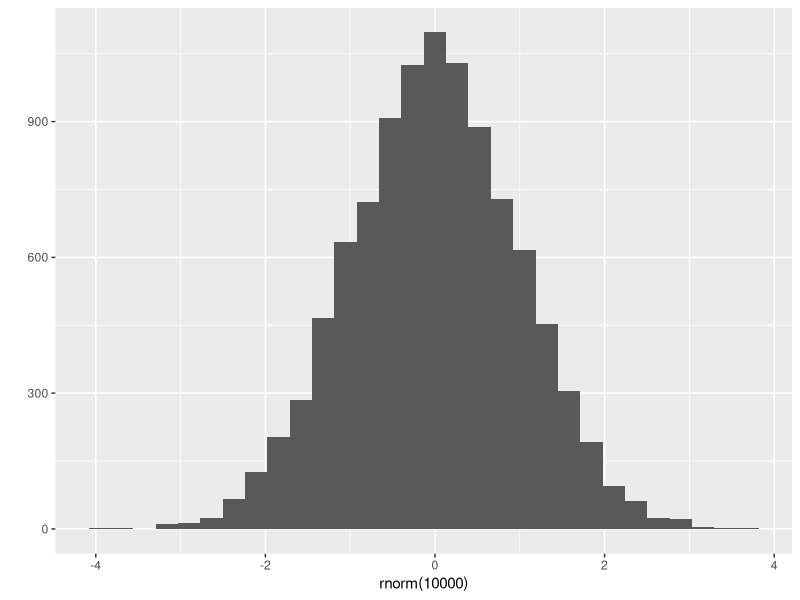
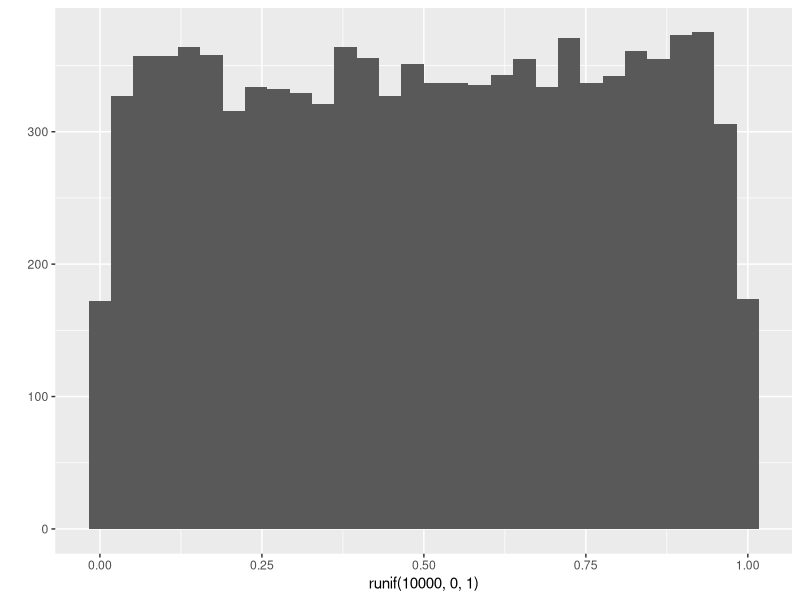

The R source for these figures, in order:
## ---- chunk 1
suppressMessages(library(tidyverse))
## ---- chunk 2
# store a number to a variable named `a`
a <- 0.2
## ---- chunk 3
# print a
a
## ---- chunk 4
# store a vector to a variable named `b`
b <- c(1,4,9)
## ---- chunk 5
# print b
b
## ---- chunk 6
z <- 5
i <- (z * 2 + 45)/2
i
## ---- chunk 7
typeof(c(1,2,3))
## ---- chunk 8
length(c(1,2,3))
## ---- chunk 9
attributes(c(1,2,3))
## ---- chunk 10
a <- c(x=1,y=2,z=3)   # when creating
names(a)
## ---- chunk 11
names(a) <- c("l", "m", "n")   # by modifying existing names
a
## ---- chunk 12
attributes(a)    # names are attributes
## ---- chunk 13
attributes(mtcars)
## ---- chunk 14
v <- c(4, 7, 23.5, 76.2, 80, "rrt")
v
## ---- chunk 15
typeof(v)
## ---- chunk 16
sum(c(TRUE, FALSE, TRUE))
## ---- chunk 17
a <- c(1,2,3)
a
b <- as.character(a)
b
## ---- chunk 18
u <- c(4, 6, NA, 2)
u
## ---- chunk 19
k <- c(TRUE, FALSE, FALSE, NA, TRUE)
k
## ---- chunk 20
# we can manually type the element of a vector using c()
a <- c(1,2,3,4,5)
a
## ---- chunk 21
# c() also combine vectors
a <- c(1,2,3)
b <- c(4,5,6)
c <- c(a, b)
c
## ---- chunk 22
# k:n generates a vector whose elements are the sequence of numbers from k to n
1:10
## ---- chunk 23
# seq() generates regular sequence
# seq(from, to)
seq(1, 10)
## ---- chunk 24
# seq(from, to, by)
seq(1, 10, 2)
## ---- chunk 25
# rep(x, times) replicates the values in x multiple times
# x can be a number or vector
# replicates 1 5 times
rep(1, 5)
## ---- chunk 26
# replicates c(1, 2) 5 times
rep(c(1,2), 5)
## ---- chunk 27
# each element of c(1,2) is repeated 5 times
rep(c(1,2), each = 5)
## ---- chunk 28
# rnorm(n, mean = 0, sd = 1) generates a vector of n random samples 
# from a normal distribution with specific mean and sd. 
rnorm(100)
## ---- chunk 29
qplot(rnorm(10000))
## ---- chunk 30
# runif(n, min, max) generates a vector of n random samples 
# from a uniform distribution whose limits are min and max. 
runif(100, 0, 1)
## ---- chunk 31
qplot(runif(10000, 0, 1))
## ---- chunk 32
x <- c(2,3,4,5,6,7)
x[c(3,1)]
## ---- chunk 33
x[-c(3,1)]
## ---- chunk 34
x[c(TRUE, TRUE, FALSE, FALSE, TRUE, TRUE)]
## ---- chunk 35
x > 3
## ---- chunk 36
# This is called a logical indexing, which is a very powerful tool.
# > : greater than (Logical Operators)
x[x > 3]   
## ---- chunk 37
x[x > 3 & x < 5]
## ---- chunk 38
# %in% operator 
# v1 %in% v2 returns a logical vector indicating 
# whether the elements of v1 are included in v2. 
c(1,2,3) %in% c(2,3,4,5,6)
## ---- chunk 39
a <- c(1,2,3,4,5)
a
## ---- chunk 40
# we replace an element of a vector using the indexing and assignment operators. 
a[3] <- 100
a
## ---- chunk 41
a[c(1,5)] <- 100
a
## ---- chunk 42
a <- c(1,2,3,NA,5,6,NA)
a
## ---- chunk 43
# is.na indicates which elements are missing
is.na(a)  # returns TRUE when missing
## ---- chunk 44
# Type conversion: TRUE and FALSE will be converted into 1 and 0, respectively. 
# This expression answers the question: How many NSs are in a?
sum(is.na(a))
## ---- chunk 45
# !x = not x (negation)
!is.na(a)  # returns TRUE when not missing
## ---- chunk 46
# This expression answers the question: How many non-NSs are in a?
sum(!is.na(a))
## ---- chunk 47
# logical indexing
a[is.na(a)] <- 999
a
## ---- chunk 48
# create a vector with names
a <- c(x = 1, y = 2, z = 3)
a
## ---- chunk 49
# named vector can be indexed using their names
a[c("x", "z")]
## ---- chunk 50
# R uses a "recycling rule" by repeating the shorter vector
# In this example, R recycled c(TRUE, FALSE) to produce c(TRUE, FALSE, TRUE, FALSE)
i <- c(TRUE, FALSE)
a <- c(1,2,3,4)
a[i]
## ---- chunk 51
# R uses a "recycling rule" by repeating the shorter vector
v1 <- c(4,5,6,7)
v2 <- c(10,10)
v1+v2
## ---- chunk 52
# sort(x, decreasing = FALSE) 
# By default, sort() sorts ascending order.
sort(c(5,6,4))
## ---- chunk 53
# sorts into descending order
sort(c(5,6,4), decreasing = TRUE)
## ---- chunk 54
# rev() provides a reversed version of its argument
rev(c(5,6,4))
## ---- chunk 55
# rank() returns the sample ranks of the elements in a vector
rank(c(5,6,4))
## ---- chunk 56
# order() returns a permutation which rearranges 
# its first argument into ascending or descending order. 
# What this means is order(c(5,6,4)) 
# 1) first sorts a vector in ascending order to produce c(4,5,6)
# 2) and returns the indices of the sorted element in the original vector. 
# e.g., we have 3 first b/c the index of 4 in the original vector is 3
# e.g., we have 1 first b/c the index of 5 in the original vector is 1
# e.g., we have 2 first b/c the index of 6 in the original vector is 2
order(c(5,6,4))
## ---- chunk 57
# We use order() to sort a vector or dataframe
a <- c(5,6,4)
a[order(a)]
## ---- chunk 58
# sort a dataframe
head(mtcars[order(mtcars$mpg), ])
## ---- chunk 59
v <- c(1,4,25)
sqrt(v)
## ---- chunk 60
v <- c(1,2,3)
v^2
## ---- chunk 61
v1 <- c(4,5,6,7)
v2 <- c(10,2,1,2)
v1+v2
## ---- chunk 62
# R uses a "recycling rule" by repeating the shorter vector
v1 <- c(4,5,6,7)
v2 <- c(10,2)
v1+v2
## ---- chunk 63
# mean will be subtracted from every element of v1
v1 <- c(1,2,3,4)
v1 - mean(v1)
## ---- chunk 64
# table() creates a frequency table
a <- c(1, 1, 2, 2, 2, 3, 3, 3, 4, 4, 4, 4, 4)
table(a)
## ---- chunk 65
# unique() returns a vector of unique elements
unique(a)
## ---- chunk 66
a <- c(1,2,3,NA,5)
## ---- chunk 67
# By default, mean() produces NA when there's NAs in a vector
mean(a)
## ---- chunk 68
# na.rm = TRUE removes NAs before computation
mean(a, na.rm = TRUE)
## ---- chunk 69
a <- mtcars$mpg
## ---- chunk 70
b <- txhousing$median
## ---- chunk 71
x <- factor(c(1,2,2,1,1,2), levels = c(1,2), labels = c("male", "female"))
## ---- chunk 72
x
## ---- chunk 73
class(x)
## ---- chunk 74
levels(x)
## ---- chunk 75
# access an object's attributes.
attributes(x)
## ---- chunk 76
# the factor x can only take a pre-defined value (or level): male or female
# You can't assign values that are not in the levels
x[1] <- "female"
## ---- chunk 77
x
## ---- chunk 78
a <- 1:6
## ---- chunk 79
a
## ---- chunk 80
# Get or set specific attributes of an object.
attr(a, "dim") <- c(3,2)
## ---- chunk 81
a
## ---- chunk 82
# by default, a matrix is filled by column
a <- matrix(1:6, ncol=3, nrow=2)
a
## ---- chunk 83
a <- matrix(1:6, ncol=3)
a
## ---- chunk 84
# a matrix can be filled by row using `byrow = TRUE`
a <- matrix(1:6, ncol=3, nrow=2, byrow = TRUE)
a
## ---- chunk 85
attributes(a)
## ---- chunk 86
dim(a)
## ---- chunk 87
b <- array(1:12, c(2,3,2))
b
## ---- chunk 88
dim(b)
## ---- chunk 89
results <- matrix(c(10, 30, 40, 50, 43, 56, 21, 30), 2, 4, byrow = TRUE)
colnames(results) <- c("1qrt", "2qrt", "3qrt", "4qrt")
rownames(results) <- c("store1", "store2")
results
## ---- chunk 90
df <- data.frame(x=1:3, y=c("a", "b", "c"))
df
## ---- chunk 91
# display the internal structure of an R object
str(df) 
## ---- chunk 92
df <- data.frame(x=1:3, y=c("a", "b", "c"), stringsAsFactors = FALSE)
## ---- chunk 93
str(df) # display the internal structure of an R object
## ---- chunk 94
1 == 2
## ---- chunk 95
"a" != "b"
## ---- chunk 96
(1 == 2) | ("a" != "b")
## ---- chunk 97
(1 == 2) & ("a" != "b")
## ---- chunk 98
my.lst <- list(stud.id=34453,      # creat a list
               stud.name="John", 
               stud.marks=c(14.3,12,15,19))
## ---- chunk 99
my.lst
## ---- chunk 100
# [ ] extracts a sub-list 
my.lst[1]
## ---- chunk 101
typeof(my.lst[1])
## ---- chunk 102
# [[ ]] extracts the value of an individual element 
my.lst[[1]]
## ---- chunk 103
typeof(my.lst[[1]])
## ---- chunk 104
# In the case of lists with named elements
# $ extracts the value of an individual element 
my.lst$stud.id
## ---- chunk 105
typeof(my.lst$stud.id)
## ---- chunk 106
a <- matrix(1:9, nrow = 3)
colnames(a) <- c("A", "B", "C")
a
## ---- chunk 107
a[c(TRUE, FALSE, TRUE), c("B", "A")]
## ---- chunk 108
a[1, c(2,3)]
## ---- chunk 109
# If you omit any dimension, you obtain full columns or rows
a[2,]
## ---- chunk 110
a[,3]
## ---- chunk 111
a
## ---- chunk 112
a > 3
## ---- chunk 113
a[a>3] <- NA
a
## ---- chunk 114
# combine by columns
cbind(a,a)   
## ---- chunk 115
# combine by rows
rbind(a,a)   
## ---- chunk 116
colnames(a) 
## ---- chunk 117
rownames(a) <- c("D", "E", "F")
## ---- chunk 118
rownames(a)
## ---- chunk 119
# call (execute or run) the mean() function
mean(c(1,2,3,4))    
## ---- chunk 120
# a will store the object returned by the mean()
a <- mean(c(1,2,3,4))   
## ---- chunk 121
# mean() will not work with NA
mean(c(1,2,NA,4))     
## ---- chunk 122
# When na.rm = TRUE, NA will be removed before computation
mean(c(1,2,NA,4), na.rm = TRUE)    
## ---- chunk 123
# Define se() function that calculate the standard error
se <- function(x) {
  v <- var(x)
  n <- length(x)
  return(sqrt(v/n))
}
## ---- chunk 124
mySample <- rnorm(n=100, mean=20, sd=4)
se(mySample)
## ---- chunk 125
x1 <- rnorm(100, mean=0, sd=1)  # generate 100 random numbers from Normal(0,1)
x2 <- rnorm(100, mean=3, sd=2)  # generate 100 random numbers from Normal(3,2)
## ---- chunk 126
# creating a vector containing integers between 1 and 10
1:10 
## ---- chunk 127
5:0
## ---- chunk 128
seq(from=1, to=3, by=0.5)
## ---- chunk 129
# rep() replicates each term in formula
rep(5,3)
## ---- chunk 130
rep(1:2, 3)
## ---- chunk 131
rep(1:2, each=3)
## ---- chunk 132
# gl() generates sequences involving factors
# gl(k,n), k = the number of levels, 
# n = the number of repetitions.
gl(5,3)
## ---- chunk 133
x <- -5
if (x>0) {
  print("Positive number")
} else {
  print("Negative number")
}
## ---- chunk 134
for (i in 1:3) {
  print(i^2)
}
## ---- chunk 135
# count the number of even numbers
x <- c(2,5,3,9,8,11,6)
count <- 0
for (val in x) {
  if(val %% 2 == 0)  count = count+1
}
print(count)
